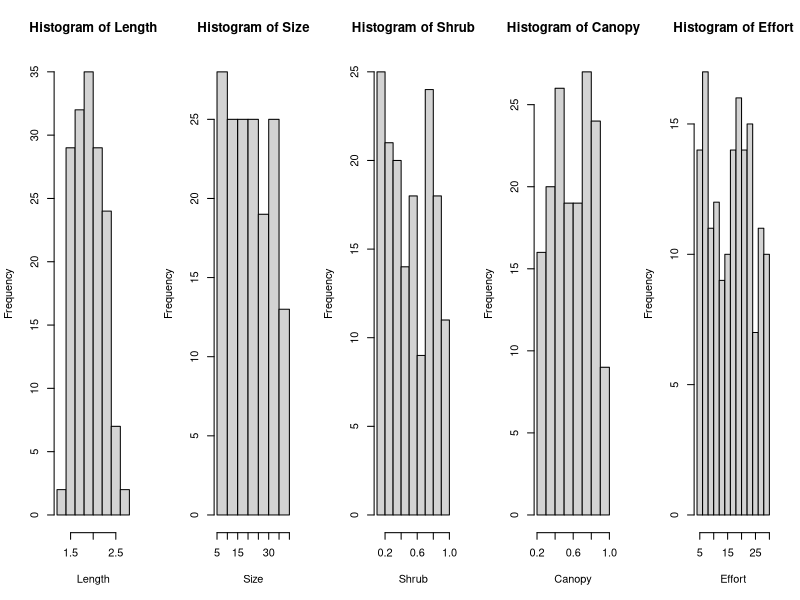
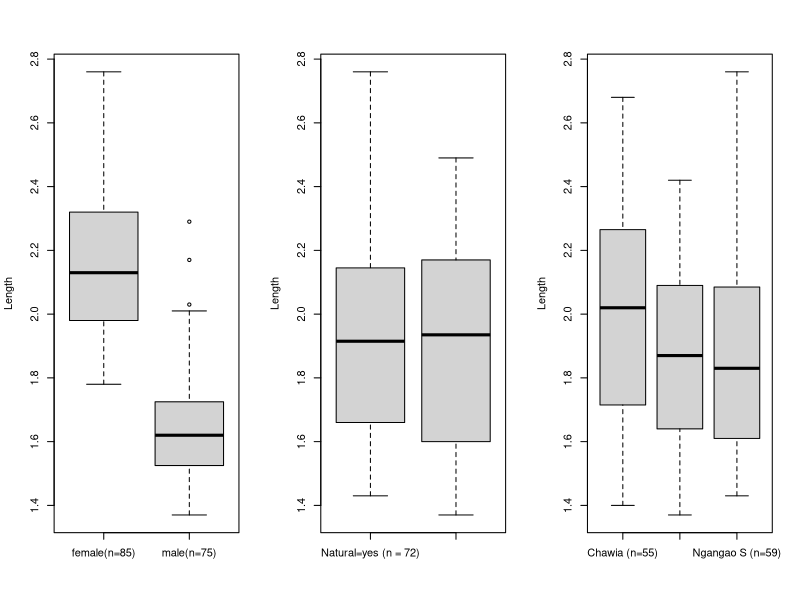
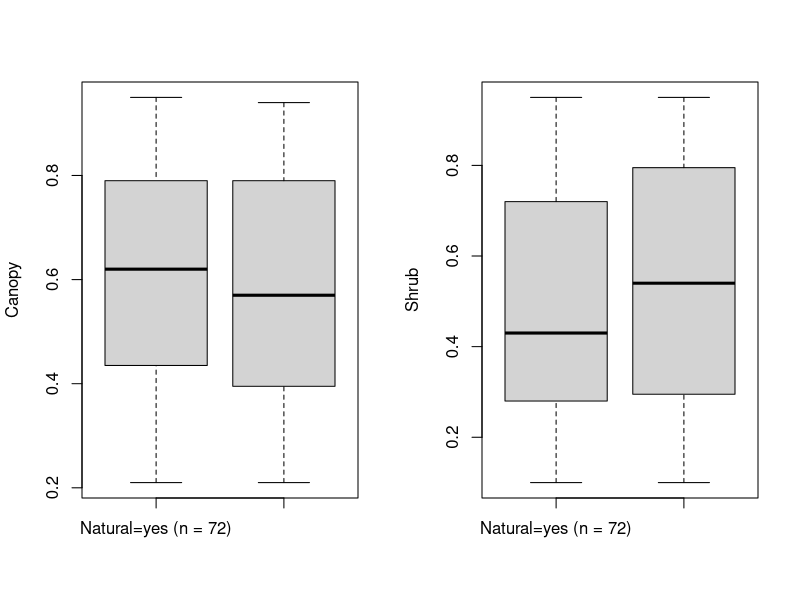
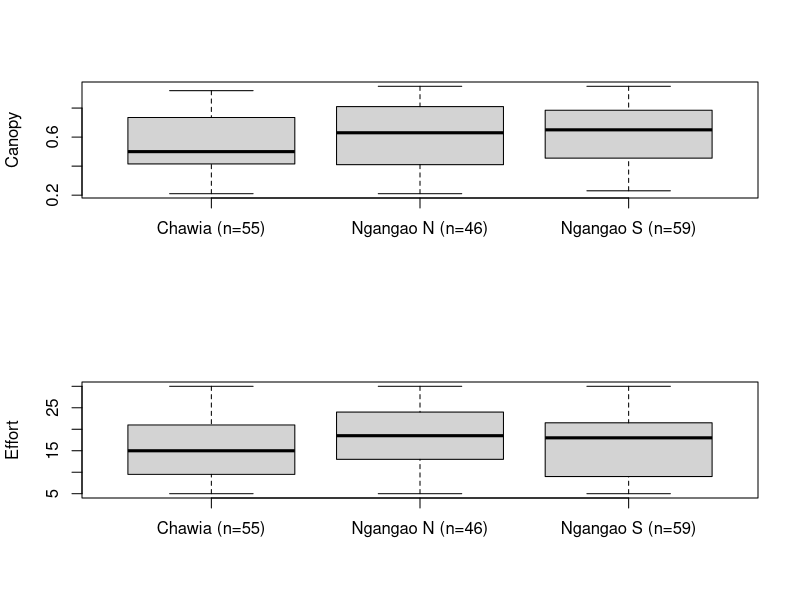
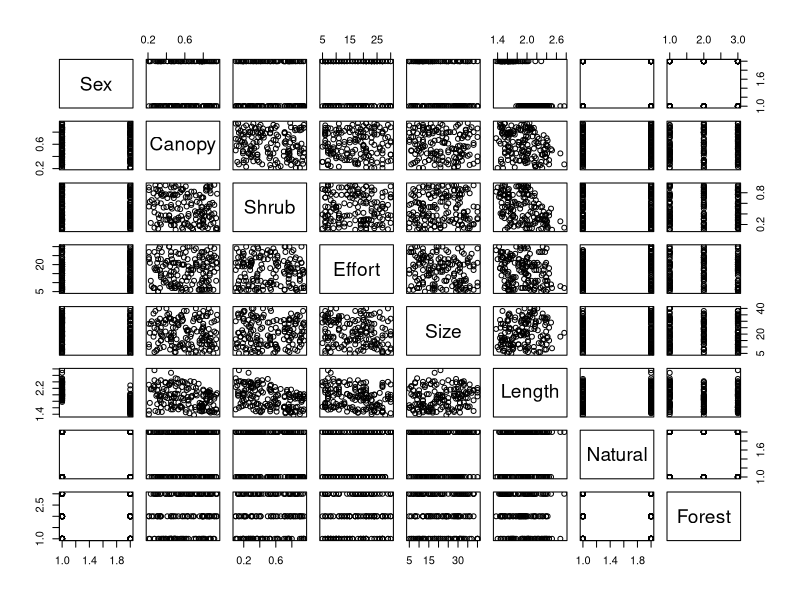
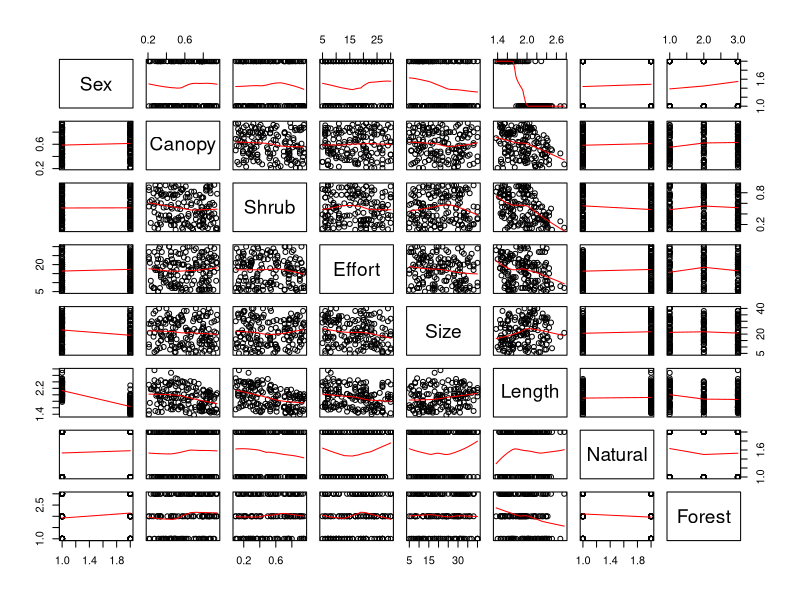
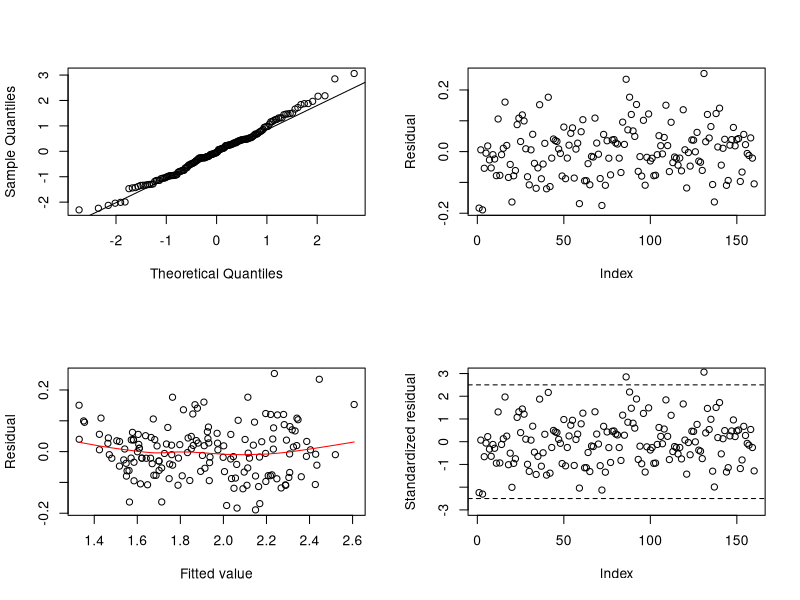
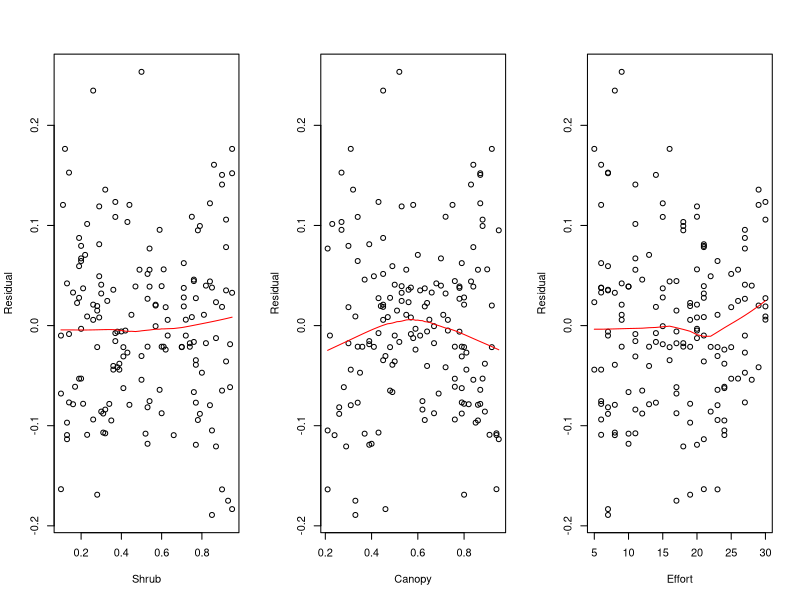

The R source for these figures, in order:
##########################################
### Regression Analysis Assignment     ###
### Group 19                          ###        
##########################################

rm(list = ls())
library(MASS)
data.full = read.table("dataset.txt",header=T)
data.full$Sex <- as.factor(data.full$Sex)
data.full$Natural <- as.factor(data.full$Natural)
data.full$Forest <- as.factor(data.full$Forest)


set.seed(0199519)
n <- dim(data.full)[1]

d.test <- sample(1:dim(data.full)[1], round(dim(data.full)[1]/2) )
data.test <- data.full[d.test, ]
data.training <- data.full[-d.test, ]
##################
# Exploratory Analysis
##################
attach(data.training)
names(data.training)
summary(data.training)

par(mfrow = c(1,5))
hist(Length)
hist(Size)
hist(Shrub)
hist(Canopy)
hist(Effort)

#Boxplot of categorical
par(mfrow = c(1,3))
table(Sex)
boxplot(Length[which(Sex == 'female')], Length[which(Sex == 'male')], names = c("female(n=85)", "male(n=75)"), ylab = "Length")
table(Natural)
boxplot(Length[which(Natural == 'yes')], Length[which(Natural == 'no')], names = c("Natural=yes (n = 72)", "Natural = no(n = 88)"), ylab = "Length")
table(Forest)
boxplot(Length[which(Forest == 'Chawia')], Length[which(Forest == 'Ngangao N')],  Length[which(Forest == 'Ngangao S')],names = c("Chawia (n=55)", "Ngangao N (n=46)","Ngangao S (n=59)"), ylab = "Length")

#Boxplot of categorical
par(mfrow = c(1,2))
boxplot(Canopy[which(Natural == 'yes')], Canopy[which(Natural == 'no')], names = c("Natural=yes (n = 72)", "Natural = no(n = 88)"), ylab = "Canopy")
boxplot(Shrub[which(Natural == 'yes')], Shrub[which(Natural == 'no')], names = c("Natural=yes (n = 72)", "Natural = no(n = 88)"), ylab = "Shrub")

par(mfrow = c(2,1))
boxplot(Canopy[which(Forest == 'Chawia')], Canopy[which(Forest == 'Ngangao N')],  Canopy[which(Forest == 'Ngangao S')],names = c("Chawia (n=55)", "Ngangao N (n=46)","Ngangao S (n=59)"), ylab = "Canopy")
boxplot(Effort[which(Forest == 'Chawia')], Effort[which(Forest == 'Ngangao N')],  Effort[which(Forest == 'Ngangao S')],names = c("Chawia (n=55)", "Ngangao N (n=46)","Ngangao S (n=59)"), ylab = "Effort")
# Scatter plot
pairs(data.training)
pairs(data.training, panel = function(x,y) {points(x,y); lines(lowess(x,y), col = "red")})

# check for multiconllinearity 
cor(data.training[,c(2,3,4,5)])
(VIF_values <- diag(solve(cor(data.training[,c(2,3,4,5)]))))

#-----------------#
# Model Selection #
#-----------------#

# Backward elimination based on AIC
fit.full <- lm(Length~.,data=data.training)
summary(fit.full)
stepAIC(fit.full, scope = list(upper = ~., lower = ~ 1), direction = "backward")
# AIC = -787.28
# Length ~ Sex + Canopy + Shrub + Effort + Natural

# Forward selection based on AIC
fit.null <- lm(Length ~ 1, data = data.training)
fit.null
stepAIC(fit.null, scope = list(upper = ~Sex+Canopy+Shrub+Effort+Size+Natural+Forest , lower = ~ 1), direction = "forward")
# AIC = -787.28
#Length ~ Sex + Shrub + Canopy + Effort + Natural

# Stepwise selection based on AIC (started at full model)
stepAIC(fit.full, scope=list(upper = ~Sex+Canopy+Shrub+Effort+Size+Natural+Forest, lower = ~ 1), direction = "both")
# AIC = -787.28
#  Length ~ Sex + Canopy + Shrub + Effort + Natural

# Stepwise selection based on AIC (started at null model)
stepAIC(fit.null, scope=list(upper = ~Sex+Canopy+Shrub+Effort+Size+Natural+Forest, lower = ~ 1), direction = "both")
# sane results


# Model 1: Sex + Canopy + Shrub + Effort + Natural
fit1 <- lm(Length ~ Sex + Canopy + Shrub + Effort + Natural, data = data.training)
summary(fit1)

# fit1 assumptions check
fit1.res <- residuals(fit1)
fit1.stdres <- stdres(fit1)
fit1.fittedvalues <- fitted.values(fit1)
par(mfrow = c(2,2))
qqnorm(fit1.stdres, main="")
qqline(fit1.stdres)
plot(fit1.res, xlab = "Index", ylab = "Residual")
plot(fit1.fittedvalues, fit1.res, xlab = "Fitted value", ylab = "Residual")
lines(lowess(fit1.res ~ fit1.fittedvalues), col = "red")
plot(fit1.stdres, xlab = "Index", ylab = "Standardized residual", ylim = c(-3,3))
abline(h = -2.5, lty = 2)
abline(h = 2.5, lty = 2)

par(mfrow = c(1,3))
plot(Shrub, fit1.res, ylab = "Residual")
lines(lowess(fit1.res ~ Shrub), col = "red")
plot(Canopy, fit1.res, ylab = "Residual")
lines(lowess(fit1.res ~ Canopy), col = "red")
plot(Effort, fit1.res, ylab = "Residual")
lines(lowess(fit1.res ~ Effort), col = "red")



# adding interaction term
# fit2 <- lm(Length ~ Sex + Canopy + Shrub + Effort + Natural+I(Canopy^2), data = data.training)
# fit2 <- lm(Length ~ Sex + Canopy + Shrub + Effort + Natural+I(Effort^2), data = data.training)

fit2 <- lm(Length ~ Sex + Canopy + Shrub + Effort + Natural+Canopy*Shrub, data = data.training)
summary(fit2)

# fit2 assumptions check
fit2.res <- residuals(fit2)
fit2.stdres <- stdres(fit2)
fit2.fittedvalues <- fitted.values(fit2)
par(mfrow = c(2,2))
qqnorm(fit2.stdres, main="")
qqline(fit2.stdres)
plot(fit2.res, xlab = "Index", ylab = "Residual")
plot(fit2.fittedvalues, fit2.res, xlab = "Fitted value", ylab = "Residual")
lines(lowess(fit2.res ~ fit2.fittedvalues), col = "red")
plot(fit2.stdres, xlab = "Index", ylab = "Standardized residual", ylim = c(-3,3))
abline(h = -2.5, lty = 2)
abline(h = 2.5, lty = 2)

# Weighted least squares of model (with interaction)
w <- 1/lm(abs(fit2.stdres) ~ Sex + Canopy + Shrub + Effort + Natural+Canopy: Shrub)$fitted.values^2
fit3 <- lm(Length ~ Sex + Canopy + Shrub + Effort + Natural+Canopy: Shrub, weight = w)
summary(fit3)
fit3.res <- residuals(fit3)
fit3.stdres <- stdres(fit3)
fit3.fittedvalues <- fitted.values(fit3)
par(mfrow = c(2,2))
qqnorm(fit3.stdres, main="")
qqline(fit3.stdres)
plot(resid(fit3)*sqrt(w), xlab = "Index", ylab = "Weighted Residual")
plot(fit3.fittedvalues, resid(fit3)*sqrt(w), xlab = "Fitted value", ylab = "Weighted Residual")
plot(fit3.stdres, xlab = "Index", ylab = "Standardized residual", ylim = c(-3,3))
abline(h = -2.5, lty = 2)
abline(h = 2.5, lty = 2)



# Box-Cox transformation of model 
par(mfrow = c(1,1))
out <- boxcox(Length ~ Sex + Canopy + Shrub + Effort+Natural+Canopy*Shrub, lambda = seq(-1,1,0.001), plotit = TRUE)
lambda <- out$x[which(out$y == max(out$y))]
fit4<- lm(((Length)^lambda - 1)/lambda ~ Sex + Canopy + Shrub + Effort+Natural+Canopy*Shrub )
summary(fit4)

# Box-Cox transformation assumptions check
fit4.res <- residuals(fit4)
fit4.stdres <- stdres(fit4)
fit4.fittedvalues <- fitted.values(fit4)
par(mfrow = c(2,2))
qqnorm(fit4.stdres, main="")
qqline(fit4.stdres)
plot(fit4.res, xlab = "Index", ylab = "Residual")
plot(fit4.fittedvalues, fit4.res, xlab = "Fitted value", ylab = "Residual")
lines(lowess(fit4.res ~ fit4.fittedvalues), col = "red")
plot(fit4.stdres, xlab = "Index", ylab = "Standardized residual", ylim = c(-3,3))
abline(h = -2.5, lty = 2)
abline(h = 2.5, lty = 2)


#robust method

# Standardized residuals
library(MASS)
par(mfrow = c(2,2))
plot(fit2.stdres, xlab = "Index", ylab = "Standardized residual", ylim = c(-3,3))
abline(h = -2.5, lty = 2)
abline(h = 2.5, lty = 2)

# Studentized residuals
fit2.studres <- studres(fit2)
plot(fit2.studres, ylim = c(-4,4), ylab = "Studentized residuals")
abline(h = c(-2.5,2.5), col = "red")

# Diagonal elements of hat matrix
fit2.influence <- influence(fit2)
plot(fit2.influence$hat, ylab = "Diagonal elements of hat matrix")
n <- dim(data.training)[1]
p <- dim(data.training)[2]
abline(h = 2*p/n, col = "red")

# DFFITS
fit2.dffits <- dffits(fit2)
plot(fit2.dffits, ylab = "DFFITS")
abline(h = 2*sqrt(p/n), col = "red")

par(mfrow = c(1,1))
# Cook's distance
fit2.Cd <- cooks.distance(fit2)
plot(fit2.Cd,ylim = c(0,1.5), ylab = "Cook's distance")
abline(h = 1, col = "red")

# DFBETAS
fit2.dfbetas <- dfbetas(fit2)
fit2.dfbetas
2/sqrt(n)

library(robustbase)
# RLTS (5% breakdown value)
RLTS <- ltsReg(Length ~ Sex + Canopy + Shrub + Effort + Natural+Canopy*Shrub, data = data.training, alpha = 0.95)
summary(RLTS)

# Detection of outliers
plot(RLTS, which = "rindex")
plot(RLTS, which = "rdiag")

lmrob1 <-lmrob(Length ~ Sex + Canopy + Shrub + Effort +Natural+Canopy*Shrub, data = data.training)
summary(lmrob1)

#------------------#
# Model validation #
#------------------#

model1=fit3
model2=fit4
model3=lmrob1
detach(data.training)
attach(data.test)

# MSEP
MSEP1 <- mean((predict(model1, newdata = data.test) - Length)^2)
MSEP2 <- mean((predict(model2, newdata = data.test) -  ((Length)^lambda - 1)/lambda)^2)
MSEP3 <- mean((predict(model3, newdata = data.test) -  Length)^2)
MSEP <- c(MSEP1, MSEP2, MSEP3)
names(MSEP) <- c("model1", "model2", "model3")
sort(MSEP)

detach(data.test)
